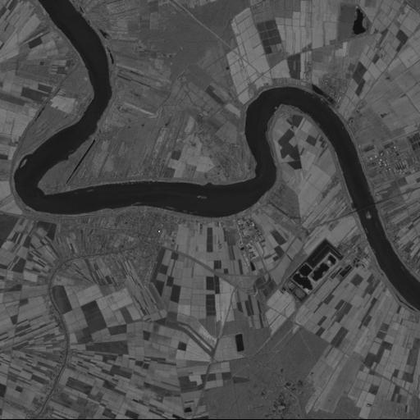
%> input picture HistogramEqualization/underexposed.png, 420 x 420 px, shrunk from 512 x 512 before the run
$ octave --eval "MyHistEqualization(imread('underexposed.png'));"   (GNU Octave 9; MATLAB toolbox functions it lacks are replaced by stand-ins)
%> lines starting %> are read from the running program, lines starting %| are printed output that depends on the picture
function MyHistEqualization(img)
%get original histogram data
oriHist=imhist(img,256);
%> oriHist = 256 values, max 12948 at index 75, min 0 at index 1, mean 2067.2
total=sum(oriHist);
%> total = 529200
sumHist=zeros(256,1);
alignedHist=zeros(256,1);

%the following process is try to get cumsum histogram
sumHist(1)=oriHist(1)/total;
for i=2:256
    sumHist(i)=sumHist(i-1)+oriHist(i)/total;
end
%> after the loop, sumHist = 256 values from 0 to 1
%transfer to integers
for i=1:256
    alignedHist(i)=ceil(256*sumHist(i));
end
%> after the loop, alignedHist = 256 values from 0 to 257

[im_height,im_width]=size(img);
%> im_height = 420; im_width = 1260
result=zeros(im_height,im_width);
for i=1:im_height
    for j=1:im_width
        %deal with invalid position
        if img(i,j)==0
            img(i,j)=1;
        end
        %map result with aligned histogram
        result(i,j)=uint8(alignedHist(img(i,j)));
    end
end
%> img is the input picture: size 420x420x3 uint8; min 4, max 204, mean 77.2
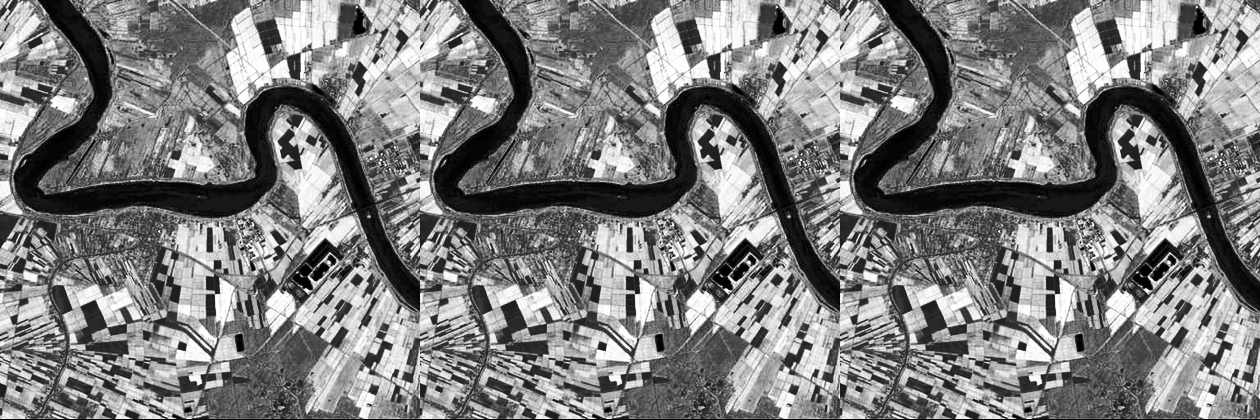
%> result: size 420x1260 double; min 0, max 255, mean 126.6
subplot(211);
imshow(img);
title('Original image');
subplot(212);
imshow(mat2gray(result));
title('Equalized image');
